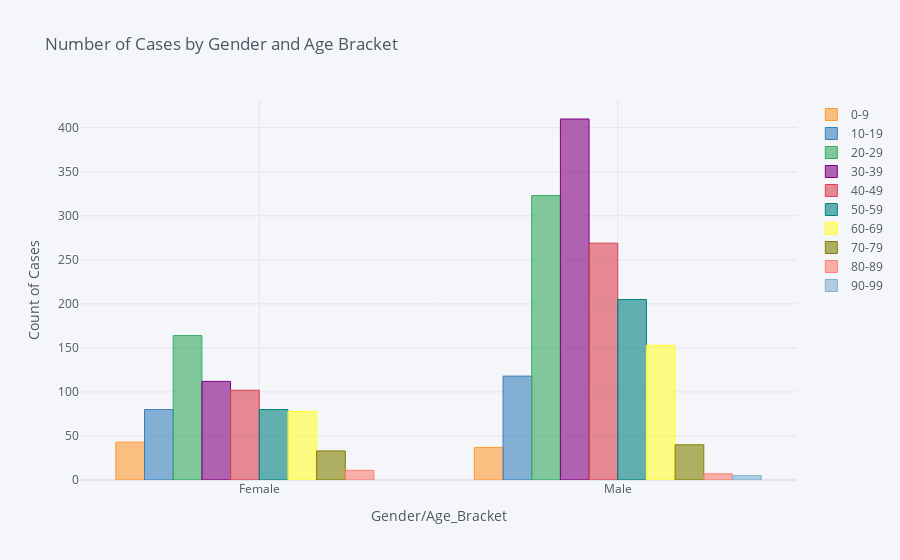

Notebook code for this chart:
### Code cell
patients.groupby(['gender','Age_Bracket']).size().unstack().iplot(kind='bar',title="Number of Cases by Gender and Age Bracket"
                                                                  ,xTitle="Gender/Age_Bracket"
                                                                  ,yTitle="Count of Cases")

### Figure 1 — Plotly figure (JSON) as saved in the notebook; plotly's stock layout.template omitted (floating-point values rounded to 4 significant figures)
{"data": [{"marker": {"color": "rgba(255, 153, 51, 0.6)", "line": {"color": "rgba(255, 153, 51, 1.0)", "width": 1}}, "name": "0-9", "orientation": "v", "text": "", "type": "bar", "x": ["Female", "Male"], "y": [43, 37]}, {"marker": {"color": "rgba(55, 128, 191, 0.6)", "line": {"color": "rgba(55, 128, 191, 1.0)", "width": 1}}, "name": "10-19", "orientation": "v", "text": "", "type": "bar", "x": ["Female", "Male"], "y": [80, 118]}, {"marker": {"color": "rgba(50, 171, 96, 0.6)", "line": {"color": "rgba(50, 171, 96, 1.0)", "width": 1}}, "name": "20-29", "orientation": "v", "text": "", "type": "bar", "x": ["Female", "Male"], "y": [164, 323]}, {"marker": {"color": "rgba(128, 0, 128, 0.6)", "line": {"color": "rgba(128, 0, 128, 1.0)", "width": 1}}, "name": "30-39", "orientation": "v", "text": "", "type": "bar", "x": ["Female", "Male"], "y": [112, 410]}, {"marker": {"color": "rgba(219, 64, 82, 0.6)", "line": {"color": "rgba(219, 64, 82, 1.0)", "width": 1}}, "name": "40-49", "orientation": "v", "text": "", "type": "bar", "x": ["Female", "Male"], "y": [102, 269]}, {"marker": {"color": "rgba(0, 128, 128, 0.6)", "line": {"color": "rgba(0, 128, 128, 1.0)", "width": 1}}, "name": "50-59", "orientation": "v", "text": "", "type": "bar", "x": ["Female", "Male"], "y": [80, 205]}, {"marker": {"color": "rgba(255, 255, 51, 0.6)", "line": {"color": "rgba(255, 255, 51, 1.0)", "width": 1}}, "name": "60-69", "orientation": "v", "text": "", "type": "bar", "x": ["Female", "Male"], "y": [78, 153]}, {"marker": {"color": "rgba(128, 128, 0, 0.6)", "line": {"color": "rgba(128, 128, 0, 1.0)", "width": 1}}, "name": "70-79", "orientation": "v", "text": "", "type": "bar", "x": ["Female", "Male"], "y": [33, 40]}, {"marker": {"color": "rgba(251, 128, 114, 0.6)", "line": {"color": "rgba(251, 128, 114, 1.0)", "width": 1}}, "name": "80-89", "orientation": "v", "text": "", "type": "bar", "x": ["Female", "Male"], "y": [11, 7]}, {"marker": {"color": "rgba(128, 177, 211, 0.6)", "line": {"color": "rgba(128, 177, 211, 1.0)", "width": 1}}, "name": "90-99", "orientation": "v", "text": "", "type": "bar", "x": ["Female", "Male"], "y": ["", 5]}], "layout": {"legend": {"bgcolor": "#F5F6F9", "font": {"color": "#4D5663"}}, "paper_bgcolor": "#F5F6F9", "plot_bgcolor": "#F5F6F9", "title": {"font": {"color": "#4D5663"}, "text": "Number of Cases by Gender and Age Bracket"}, "xaxis": {"gridcolor": "#E1E5ED", "showgrid": true, "tickfont": {"color": "#4D5663"}, "title": {"font": {"color": "#4D5663"}, "text": "Gender/Age_Bracket"}, "zerolinecolor": "#E1E5ED"}, "yaxis": {"gridcolor": "#E1E5ED", "showgrid": true, "tickfont": {"color": "#4D5663"}, "title": {"font": {"color": "#4D5663"}, "text": "Count of Cases"}, "zerolinecolor": "#E1E5ED"}}}
